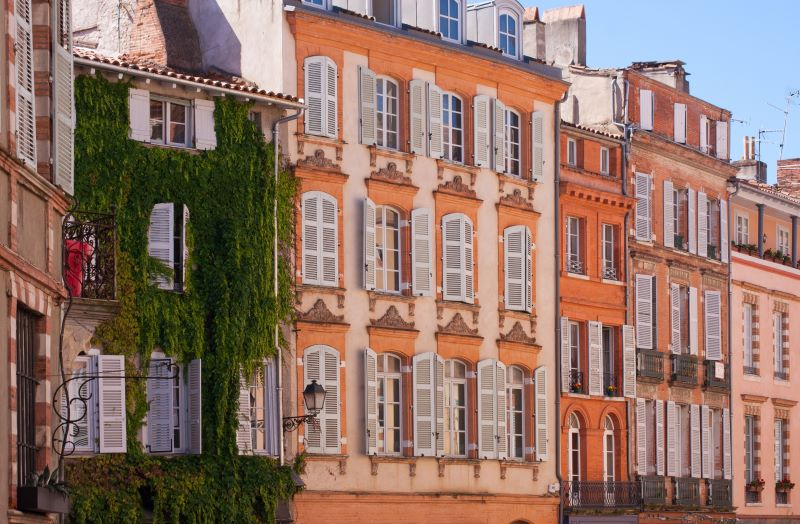
#> input picture #08/building.jpg, 800 x 524 px, found by its file name
$ jupyter execute --allow-errors convolution.ipynb
#> lines starting #> are read from the running program, lines starting #| are printed output that depends on the picture
# OpenCVによる畳み込み処理
#Convolutional processing with OpenCV

Googleドライブをマウントする

[cell 1]
from google.colab import drive
drive.mount('/content/drive')

## 画像の読み込み

[cell 2]
import cv2
import matplotlib.pyplot as plt
import numpy as np

# 画像を保存しているフォルダの指定
# 自分の環境に合わせて書き換えること
# Specify the folder where the images are stored
# To be rewritten to suit your environment

dir_path = '/content/drive/MyDrive/AI/'

# 画像ファイルの読み込み
img = cv2.imread(dir_path + "building.jpg")
#> img is the input picture: shape (524, 800, 3); mean B, G, R 104.5, 116.1, 144.2

# BGRからグレイスケールに変換
img = cv2.cvtColor(img, cv2.COLOR_BGR2GRAY)
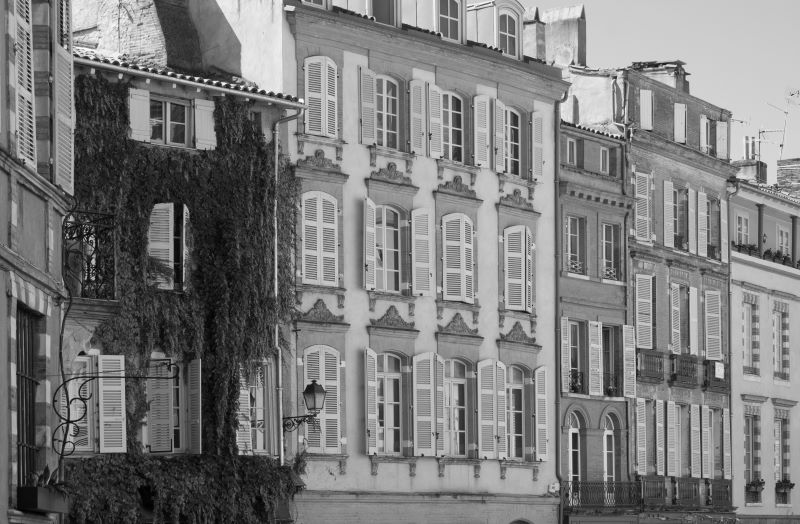
#> img: shape (524, 800); min 0, max 254, mean 123.2

# 画像の画素数を確認
print("画像の画素数")
print(img.shape)
#| (524, 800)

# 画像を表示
plt.imshow(img, cmap = "gray")

## 横方向の画素値の勾配変化を抽出
## Extract gradient changes in pixel values in the horizontal direction
横方向に成分の値が変化するカーネルを定義して畳み込み処理を行う。
Convolution process by defining a kernel with component value changes in the horizontal direction.

[cell 3]
# カーネルの要素を定義
# Define kernel elements

kernel = np.array([[-1, 0, 1], \
                   [-2, 0, 2], \
                   [-1, 0, 1]])


# 畳み込み処理カーネルの成分を表示
print("カーネルの成分")
print(kernel)

# 畳み込み処理
# Convolution
img_horizontal = cv2.filter2D(img, -1, kernel)
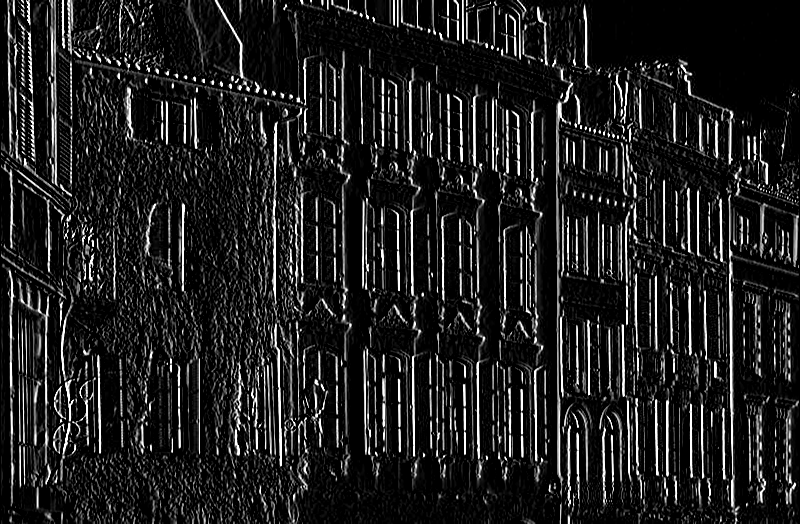
#> img_horizontal: shape (524, 800); min 0, max 255, mean 31.5

#　畳み込み後の特徴量マップを表示
# Display feature map after convolution
plt.imshow(img_horizontal, cmap = "gray")

## 縦方向の画素値の勾配変化を抽出
## Extract vertical pixel value gradient change
縦方向に成分の値が変化するカーネルを定義して畳み込み処理を行う。
Define a kernel that changes component values in the vertical direction and perform convolution processing.

[cell 4]
# カーネルの要素を定義
kernel = np.array([[ 1,  2,  1], \
                   [ 0,  0,  0], \
                   [-1, -2, -1]])

# 畳み込み処理カーネルの成分を表示
print("カーネルの成分")
print(kernel)

# 畳み込み処理
img_vertical = cv2.filter2D(img, -1, kernel)
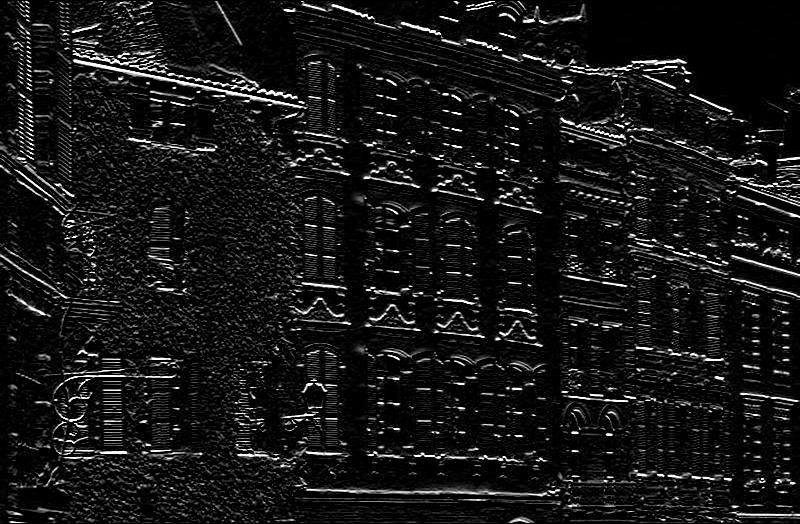
#> img_vertical: shape (524, 800); min 0, max 255, mean 21.8

#　畳み込み後の特徴量マップを表示
plt.imshow(img_vertical, cmap="gray")

## 滑らかな成分の検出(画像の平滑化)
## Detect smooth components (image smoothing)
成分の値が一定値のカーネルを定義して畳み込み処理を行う。
Define a kernel with constant component values and perform convolution processing.

[cell 5]
# カーネルの要素を定義
kernel = np.array([[1/25,  1/25, 1/25, 1/25, 1/25], \
                   [1/25,  1/25, 1/25, 1/25, 1/25], \
                   [1/25,  1/25, 1/25, 1/25, 1/25], \
                   [1/25,  1/25, 1/25, 1/25, 1/25], \
                   [1/25,  1/25, 1/25, 1/25, 1/25]])


# 畳み込み処理カーネルの成分を表示
print("カーネルの成分")
print(kernel)

# 畳み込み処理
img_smooth = cv2.filter2D(img, -1, kernel)
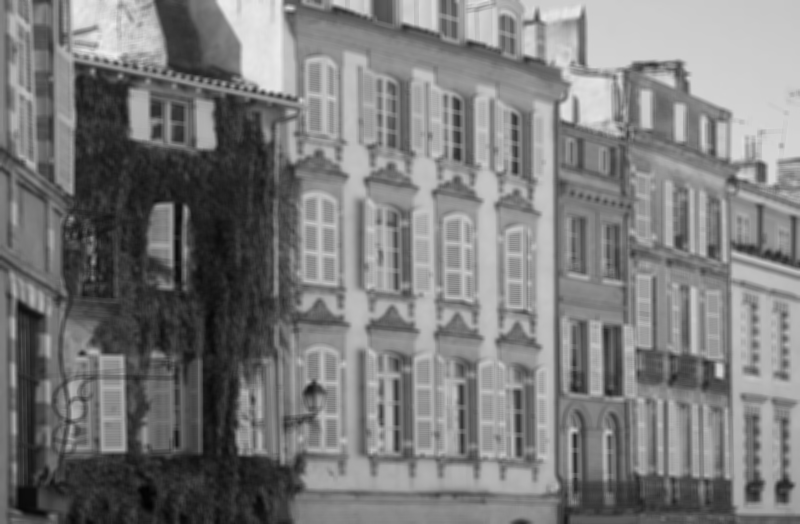
#> img_smooth: shape (524, 800); min 2, max 237, mean 123.2

#　畳み込み後の特徴量マップを表示
plt.imshow(img_smooth, cmap="gray")
